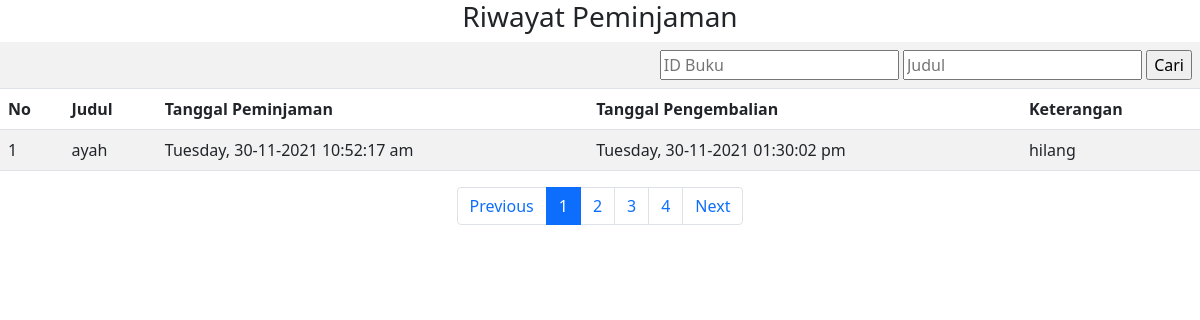
The app's page /perpustakaan/riwayatPeminjaman.php (signed in) with its own data.
### tables this page shows
CREATE TABLE `tb_peminjaman` (
  `idPeminjaman` int(11) NOT NULL,
  `idMember` varchar(20) NOT NULL,
  `idBuku` varchar(20) NOT NULL,
  `idPetugas` varchar(20) NOT NULL,
  `tanggalPeminjaman` varchar(50) NOT NULL,
  `tanggalPengembalian` varchar(50) DEFAULT '-',
  `keterangan` text NOT NULL
);

CREATE TABLE `tb_buku` (
  `idBuku` int(11) NOT NULL,
  `judul` varchar(50) NOT NULL,
  `pengarang` varchar(50) NOT NULL,
  `penerbit` varchar(50) NOT NULL,
  `tahunTerbit` varchar(4) NOT NULL,
  `harga` int(12) NOT NULL,
  `sinopsis` text NOT NULL,
  `gambar` text NOT NULL,
  `stok` int(11) NOT NULL
);

### perpustakaan/riwayatPeminjaman.php (the view, shortened to what this page needs)
<!DOCTYPE html>
<html>
<head>
	<link href="https://cdn.jsdelivr.net/npm/bootstrap@5.1.3/dist/css/bootstrap.min.css" rel="stylesheet">
</head>
<body>
	<?php
	$idm = $_SESSION['id'];
	?>
	<h3 align="center">Riwayat Peminjaman</h3>
	<table class="table table-striped table-hover">
		<tr>
			<td colspan="8" align="right">
				<form action="indexPeminjaman.php" method="post">
					<input type="text" name="cr1" placeholder="ID Buku">
					<input type="text" name="cr2" placeholder="Judul">
					<input type="submit" name="cari" value="Cari">
				</form>
			</td>
		</tr>
		<tr>
			<th>No</th>
			<th>Judul</th>
			<th>Tanggal Peminjaman</th>
			<th>Tanggal Pengembalian</th>
			<th>Keterangan</th>
		</tr>
		<?php
		include "config.php";
		$batas = 1;
		$halaman = isset($_GET['halaman']) ? (int)$_GET['halaman'] : 1;
		$halaman_awal = ($halaman > 1) ? ($halaman * $batas) - $batas : 0;
		$previous = $halaman - 1;
		$next = $halaman + 1;
		$data = mysqli_query($mysqli, "select * from tb_peminjaman where idMember ='$idm'");
		$jumlah_data = mysqli_num_rows($data);
		$total_halaman = ceil($jumlah_data / $batas);
		if (isset($_POST['cari'])) {
			$jdl = $_POST['cr1'];
			$idb = $_POST['cr2'];
			if ($jdl != "" || $idb != "") {
				$sql = mysqli_query($mysqli, "SELECT * FROM tb_peminjaman p join tb_member m on p.idMember=m.idMember join tb_buku b on p.idBuku=b.idBuku join tb_petugas pt on p.idPetugas=pt.idPetugas where p.idMember='$idm' and p.idBuku like '%$idb%' and p.judul like '%$jdl%' limit $halaman_awal, $batas");
			} else {
				$sql = mysqli_query($mysqli, "SELECT * FROM tb_peminjaman p join tb_member m on p.idMember=m.idMember join tb_buku b on p.idBuku=b.idBuku join tb_petugas pt on p.idPetugas=pt.idPetugas where p.idMember='$idm' limit $halaman_awal, $batas");
			}
		} else {
			$sql = mysqli_query($mysqli, "SELECT * FROM tb_peminjaman p join tb_member m on p.idMember=m.idMember join tb_buku b on p.idBuku=b.idBuku join tb_petugas pt on p.idPetugas=pt.idPetugas where p.idMember='$idm' limit $halaman_awal, $batas");
		}
		$nomor = 1;
		while ($data = mysqli_fetch_array($sql)) {
		?>
			<tr>
				<td><?php echo $nomor++; ?></td>
				<td><?php echo $data['judul']; ?></td>
				<td><?php echo $data['tanggalPeminjaman']; ?></td>
				<td><?php echo $data['tanggalPengembalian']; ?></td>
				<td><?php echo $data['keterangan']; ?></td>
			</tr>
		<?php } ?>
	</table>
	<nav>
		<ul class="pagination justify-content-center">
			<li class="page-item">
				<a class="page-link" <?php if ($halaman > 1) {
											echo "href='?halaman=$previous'";
										} ?>>Previous</a>
			</li>
			<?php
			for ($x = 1; $x <= $total_halaman; $x++) {
				if ($x != $halaman) {
					echo "<li class='page-item'><a class='page-link' href='?halaman=$x'>$x</a></li>";
				} else {
					echo "<li class='page-item active'><a class='page-link' href='#'>$x </a></li>";
				}
			}
			?>
			<li class="page-item">
				<a class="page-link" <?php if ($halaman < $total_halaman) {
											echo "href='?halaman=$next'";
										} ?>>Next</a>
			</li>
		</ul>
	</nav>
</body>
</html>

### records on screen
tb_peminjaman: idBuku.judul "ayah", tanggalPeminjaman "Tuesday, 30-11-2021 10:52:17 am", tanggalPengembalian "Tuesday, 30-11-2021 01:30:02 pm", keterangan "hilang"
